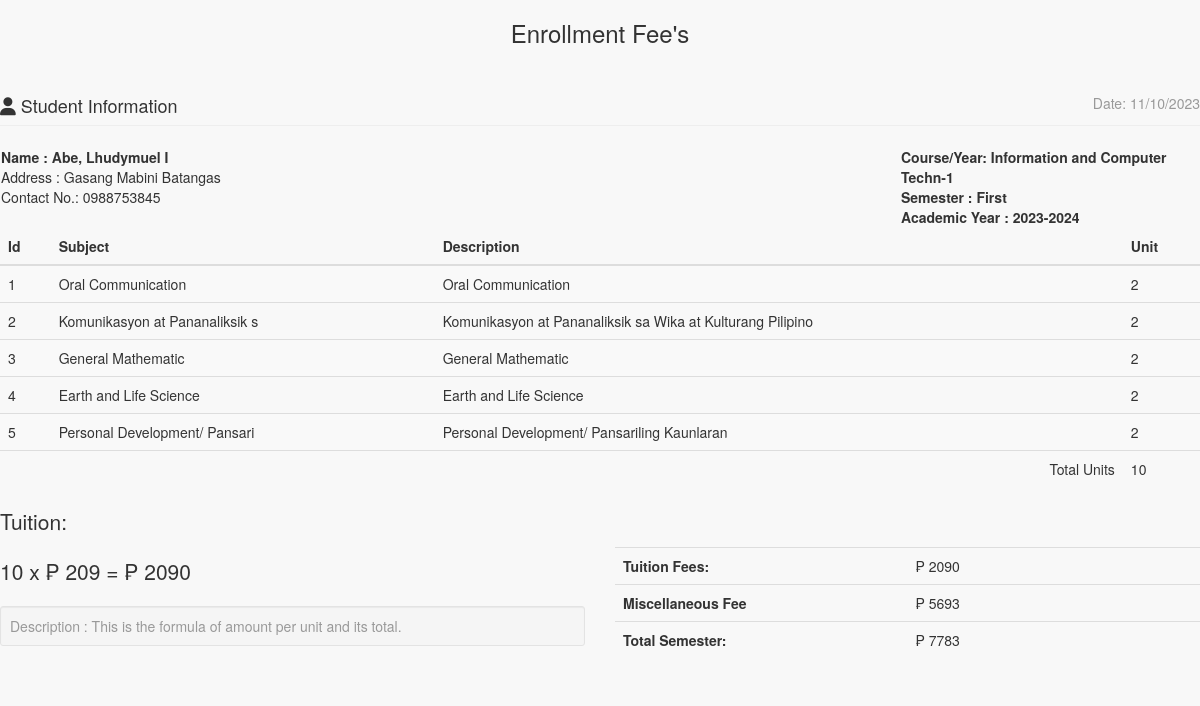
Page /admin/enrollees/statementaccnt.php?IDNO=10000002 on the committed database.
### tables this page shows
CREATE TABLE `tblstudent` (
  `S_ID` int(11) NOT NULL,
  `IDNO` int(20) NOT NULL,
  `FNAME` varchar(40) NOT NULL,
  `LNAME` varchar(40) NOT NULL,
  `MNAME` varchar(40) NOT NULL,
  `SEX` varchar(10) NOT NULL DEFAULT 'Male',
  `BDAY` date NOT NULL,
  `BPLACE` text NOT NULL,
  `STATUS` varchar(30) NOT NULL,
  `AGE` int(30) NOT NULL,
  `NATIONALITY` varchar(40) NOT NULL,
  `RELIGION` varchar(255) NOT NULL,
  `CONTACT_NO` varchar(40) NOT NULL,
  `HOME_ADD` text NOT NULL,
  `ACC_USERNAME` varchar(255) NOT NULL,
  `ACC_PASSWORD` text NOT NULL,
  `student_status` text NOT NULL,
  `YEARLEVEL` int(11) NOT NULL,
  `STUDSECTION` int(11) NOT NULL,
  `COURSE_ID` int(11) NOT NULL,
  `STUDPHOTO` varchar(255) NOT NULL,
  `SEMESTER` varchar(30) NOT NULL,
  `SYEAR` varchar(30) NOT NULL,
  `NewEnrollees` tinyint(1) NOT NULL,
  `file` varchar(225) NOT NULL,
  `enrollment_status` varchar(225) NOT NULL
);

CREATE TABLE `course` (
  `COURSE_ID` int(11) NOT NULL,
  `COURSE_NAME` varchar(30) NOT NULL,
  `COURSE_LEVEL` varchar(50) NOT NULL DEFAULT '1',
  `COURSE_MAJOR` varchar(30) NOT NULL DEFAULT 'None',
  `COURSE_DESC` varchar(255) NOT NULL,
  `DEPT_ID` int(11) NOT NULL,
  `SETSEMESTER` varchar(90) NOT NULL
);

CREATE TABLE `subject` (
  `SUBJ_ID` int(11) NOT NULL,
  `SUBJ_CODE` varchar(30) NOT NULL,
  `SUBJ_DESCRIPTION` varchar(255) NOT NULL,
  `UNIT` int(2) NOT NULL,
  `PRE_REQUISITE` varchar(30) NOT NULL DEFAULT 'None',
  `COURSE_ID` int(11) NOT NULL,
  `AY` varchar(30) NOT NULL,
  `SEMESTER` varchar(20) NOT NULL,
  `PreTaken` tinyint(1) NOT NULL
);

### include/database.php (called while the page is built, shortened)
<?php
class Database {
	var $sql_string = '';
	public $conn;
	public function open_connection() {
		$this->conn = mysqli_connect(server,user,pass);
		if(!$this->conn){
			echo "Problem in database connection! Contact administrator!";
			exit();
		}else{
			$db_select = mysqli_select_db($this->conn,database_name);
		}
	}
	function setQuery($sql='') {
		$this->sql_string=$sql;
	}
	function executeQuery() {
		$result = mysqli_query($this->conn,$this->sql_string);
		return $result;
	}
	private function confirm_query($result) {
		return $result;
	}
	function loadResultList( $key='' ) {
		$cur = $this->executeQuery();
		$array = array();
		while ($row = mysqli_fetch_object($cur)) {
			if ($key) {
				$array[$row->$key] = $row;
			} else {
				$array[] = $row;
			}
		}
		return $array;
	}
	function loadSingleResult() {
		$cur = $this->executeQuery();
		while ($row = mysqli_fetch_object($cur)) {
		return $data = $row;
		}
	}
}
$mydb = new Database();
?>

### include/students.php (called while the page is built, shortened)
<?php
require_once(LIB_PATH.DS.'database.php');
class Student {
	protected static  $tblname = "tblstudent";
	function single_student($id=""){
			global $mydb;
			$mydb->setQuery("SELECT * FROM ".self::$tblname."
				Where IDNO= '{$id}' LIMIT 1");
			$cur = $mydb->loadSingleResult();
			return $cur;
	}
}
?>

### include/courses.php (called while the page is built, shortened)
<?php
require_once(LIB_PATH.DS.'database.php');
class Course {
	protected static  $tblname = "course";
	function single_course($id=""){
			global $mydb;
			$mydb->setQuery("SELECT * FROM ".self::$tblname."
				Where COURSE_ID= '{$id}' LIMIT 1");
			$cur = $mydb->loadSingleResult();
			return $cur;
	}
}
?>

### admin/enrollees/statementaccnt.php (the view, shortened to what this page needs)
<?php
require_once("../../include/initialize.php");
?>
<!DOCTYPE html>
<html>
<head>
  <link href="<?php echo web_root; ?>admin/css/bootstrap.min.css" rel="stylesheet">
    <link href="<?php echo web_root; ?>admin/css/metisMenu.min.css" rel="stylesheet">
    <link href="<?php echo web_root; ?>admin/css/timeline.css" rel="stylesheet">
    <link href="<?php echo web_root; ?>admin/css/sb-admin-2.css" rel="stylesheet">
   <link href="<?php echo web_root; ?>admin/css/morris.css" rel="stylesheet">
    <link href="<?php echo web_root; ?>admin/font/css/font-awesome.min.css" rel="stylesheet" type="text/css">
  <link href="<?php echo web_root; ?>admin/font/font-awesome.min.css" rel="stylesheet" type="text/css">
    <link href="<?php echo web_root; ?>admin/css/dataTables.bootstrap.css" rel="stylesheet">
<link href="<?php echo web_root; ?>css/bootstrap-datetimepicker.min.css" rel="stylesheet" media="screen">
 <link href="<?php echo web_root; ?>css/datepicker.css" rel="stylesheet" media="screen">
 <link href="<?php echo web_root; ?>admin/css/costum.css" rel="stylesheet">
</head>
<body onload="window.print();">
<div class="wrapper">
    <section class="invoice">
      <div class="row">
        <h3 align="center">Enrollment Fee's</h3>
      </div>
      <div class="row">
        <div class="col-xs-12">
          <h4 class="page-header">
            <i class="fa fa-user"></i> Student Information
            <small class="pull-right">Date: <?php echo date('m/d/Y'); ?></small>
          </h4>
        </div>
      </div>
      <?php
      $student = New Student();
      $stud = $student->single_student($_GET['IDNO']);
      ?>
      <table>
        <tr>
          <td width="75%" colspan="2" >
            <address>
            <b>Name : <?php echo $stud->LNAME. ', ' .$stud->FNAME .' ' .$stud->MNAME;?></b><br>
            Address : <?php echo $stud->HOME_ADD;?><br>
            Contact No.: <?php echo $stud->CONTACT_NO;?><br>
          </address>
          </td>
          <td >
             <b>Course/Year:  <?php
            $course = New Course();
            $singlecourse = $course->single_course($stud->COURSE_ID);
            echo $_SESSION['COURSE_YEAR'] = $singlecourse->COURSE_NAME.'-'.$singlecourse->COURSE_LEVEL;
            ?></b><br>
          <b>Semester : <?php echo $_SESSION['SEMESTER']; ?></b> <br/>
          <b>Academic Year : <?php echo $_SESSION['SY']; ?></b>
          </td>
        </tr>
      </table>
<?php
  if (isset($_SESSION['admingvCart'])){
?>
<div class="row">
  <div class="col-xs-12 table-responsive">
    <table class="table table-striped">
      <thead>
      <tr>
        <th>Id</th>
        <th>Subject</th>
        <th>Description</th>
        <th>Unit</th>
      </tr>
      </thead>
      <tbody>
      <?php
        $totunit = 0;
             $count_cart = count($_SESSION['admingvCart']);
                for ($i=0; $i < $count_cart  ; $i++) {
                    $query = "SELECT * FROM `subject` s, `course` c WHERE s.COURSE_ID=c.COURSE_ID AND SUBJ_ID=" . $_SESSION['admingvCart'][$i]['subjectid'];
                     $mydb->setQuery($query);
                     $cur = $mydb->loadResultList();
                      foreach ($cur as $result) {
                         echo '<tr>';
                          echo '<td>' . $result->SUBJ_ID.'</a></td>';
                          echo '<td>'. $result->SUBJ_CODE.'</td>';
                          echo '<td>'. $result->SUBJ_DESCRIPTION.'</td>';
                          echo '<td>' . $result->UNIT.'</a></td>';
                          echo '</tr>';
                          $totunit +=  $result->UNIT;
                      }
                }
          ?>
      </tbody>
     </table>
<?php
}else{
?>
    <table class="table table-striped">
      <thead>
      <tr>
        <th>Id</th>
        <th>Subject</th>
        <th>Description</th>
        <th>Unit</th>
      </tr>
      </thead>
      <tbody>
      <?php
       $totunit = 0;
      $mydb->setQuery("SELECT * FROM `subject` s, `course` c
        WHERE s.COURSE_ID=c.COURSE_ID AND s.COURSE_ID=".$_SESSION['COURSEID']." AND SEMESTER='".$_SESSION['SEMESTER']."'");
      $cur = $mydb->loadResultList();
      foreach ($cur as $result) {
        echo '<tr>';
        echo '<td>'.$result->SUBJ_ID.'</td>';
        echo '<td>'.$result->SUBJ_CODE.'</td>';
        echo '<td>'.$result->SUBJ_DESCRIPTION.'</td>';
        echo '<td>'.$result->UNIT.'</td>';
        echo '</tr>';
        $totunit +=  $result->UNIT;
      }
      ?>
      <tr>
      <td colspan="3" align="right" >Total Units</td>
      <td><?php echo $totunit;?></td>
      </tr>
      </tbody>
    </table>
<?php
}
?>
   <div class="row">
        <div class="col-xs-6">
          <p class="lead">Tuition:</p>
        <p class="lead">
          <?php
           $perunit = 209;
           $entrancefee = 5693;
           $subtot = $totunit * $perunit;
           $totsem = $entrancefee + $subtot;
           echo $totunit .' x  &#8369 ' . $perunit . ' =  &#8369 ' . $subtot ;
           ?>
          </p>
          <p class="text-muted well well-sm no-shadow" style="margin-top: 10px;">
           Description : This is the formula of amount per unit and its total.
          </p>
        </div>
        <div class="col-xs-6">
         <br/>
         <br/>
            <table class="table">
              <tr>
                <th style="width:50%">Tuition Fees:</th>
                <td>  &#8369 <?php echo  $subtot; ?></td>
              </tr>
              <tr>
                <th>Miscellaneous Fee</th>
                <td>  &#8369 <?php echo  $entrancefee  ; ?></td>
              </tr>
              <tr>
                <th>Total Semester:</th>
                <td>  &#8369 <?php echo  $totsem; ?>
                </td>
              </tr>
            </table>
          </div>
      </div>
    </section>
    </div>
 </body>
 </html>

### admin/css/sb-admin-2.css (style rules this page uses)
body { background-color: #f8f8f8; }

### rows in the picture
tblstudent: LNAME "Abe", FNAME "Lhudymuel", MNAME "I", HOME_ADD "Gasang Mabini Batangas", CONTACT_NO "0988753845"
course: COURSE_NAME+COURSE_LEVEL "Information and Computer Techn-1"
subject: SUBJ_ID "1", SUBJ_CODE "Oral Communication", SUBJ_DESCRIPTION "Oral Communication", UNIT "2"
subject: SUBJ_ID "2", SUBJ_CODE "Komunikasyon at Pananaliksik s", SUBJ_DESCRIPTION "Komunikasyon at Pananaliksik sa Wika at Kulturang Pilipino", UNIT "2"
subject: SUBJ_ID "3", SUBJ_CODE "General Mathematic", SUBJ_DESCRIPTION "General Mathematic", UNIT "2"
subject: SUBJ_ID "4", SUBJ_CODE "Earth and Life Science", SUBJ_DESCRIPTION "Earth and Life Science", UNIT "2"
subject: SUBJ_ID "5", SUBJ_CODE "Personal Development/ Pansari", SUBJ_DESCRIPTION "Personal Development/ Pansariling Kaunlaran", UNIT "2"

### other values in the picture
$_SESSION['SEMESTER'] "First"
$_SESSION['SY'] "2023-2024"
$totunit "10"
$perunit "209"
$subtot "2090"
$entrancefee "5693"
$totsem "7783"
